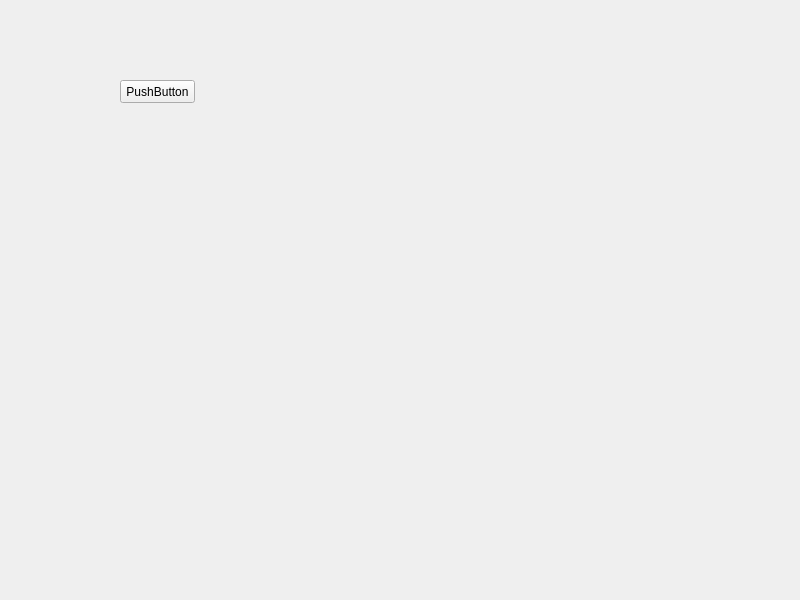
<?xml version="1.0" encoding="UTF-8"?>
<ui version="4.0">
 <class>MainWindow</class>
 <widget class="QMainWindow" name="MainWindow">
  <property name="geometry">
   <rect>
    <x>0</x>
    <y>0</y>
    <width>800</width>
    <height>600</height>
   </rect>
  </property>
  <property name="windowTitle">
   <string>MainWindow</string>
  </property>
  <widget class="QWidget" name="centralwidget">
   <widget class="QPushButton" name="button">
    <property name="geometry">
     <rect>
      <x>120</x>
      <y>80</y>
      <width>75</width>
      <height>23</height>
     </rect>
    </property>
    <property name="text">
     <string>PushButton</string>
    </property>
   </widget>
  </widget>
 </widget>
 <resources/>
 <connections/>
</ui>
